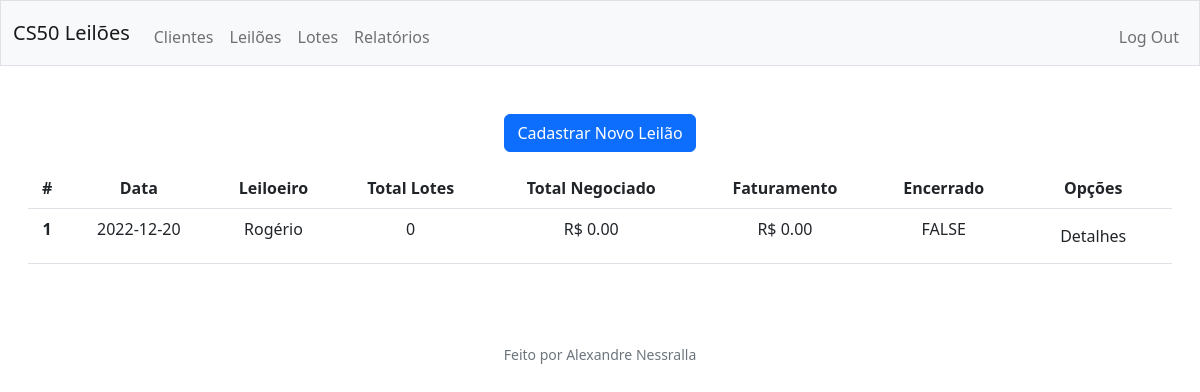
The app's page /leiloes (signed in), older data.
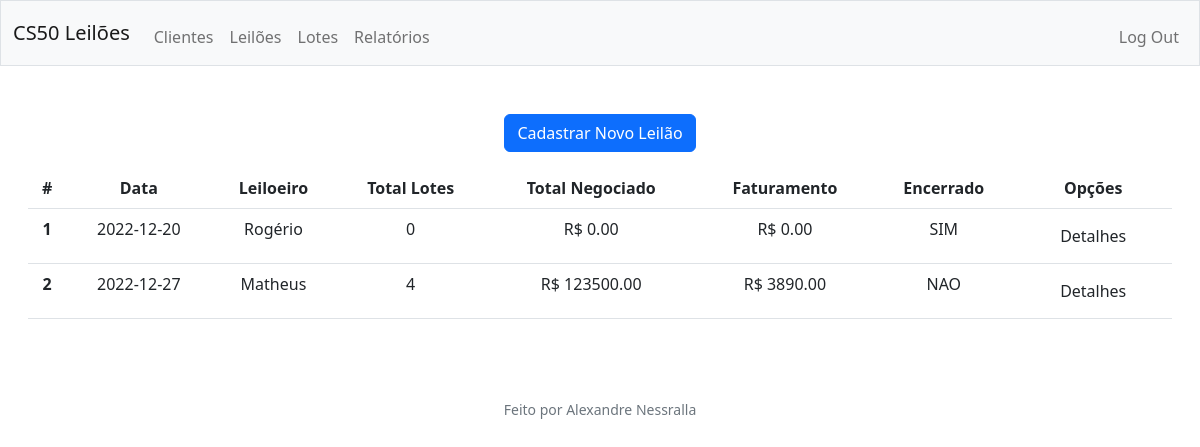
The same page, newer data.
### tables this page shows
CREATE TABLE leiloes (
    leilaoId INTEGER PRIMARY KEY AUTOINCREMENT,
    created TIMESTAMP NOT NULL DEFAULT CURRENT_TIMESTAMP,
    dia DATE,
    lugar TEXT NOT NULL,
    leiloeiro TEXT NOT NULL,
    qtdLotes INTEGER DEFAULT 0,
    encerrado TEXT DEFAULT 'NAO',
    vlrMov TEXT DEFAULT 0,
    totalCom TEXT DEFAULT 0
);

### app.py (the view)
@app.route('/leiloes')
@login_requireds
def leiloes():
    rows = cur.execute("SELECT * FROM leiloes")
    leiloes = rows.fetchall()
    objeto = cur.execute("SELECT leilaoId FROM leiloes WHERE encerrado = 'NAO'")
    leiloesAtivos = objeto.fetchall()
    for leilaoAtivo in leiloesAtivos:
        totalLotes = (cur.execute("SELECT COUNT(lotesId) FROM lotes WHERE leilao = ?",leilaoAtivo)).fetchall()
        totalNegociado = (cur.execute("SELECT SUM(vlrVendido) FROM lotes WHERE leilao = ?",leilaoAtivo)).fetchall()
        totalComissoes = (cur.execute("SELECT SUM(comissao) FROM lotes WHERE leilao = ?",leilaoAtivo)).fetchall()
        cur.execute("UPDATE leiloes SET qtdLotes = ?, vlrMov = ?,totalCom = ? WHERE leilaoId = ? ",(totalLotes[0][0],totalNegociado[0][0],totalComissoes[0][0],leilaoAtivo[0]))
        connection.commit()
    return render_template('leiloes.html',leiloes=leiloes)

### helpers.py (called while the page is built)
def login_requireds(f):
    @wraps(f)
    def decorated_function(*args, **kwargs):
        if session.get("user_id") is None:
            return redirect("/login")
        return f(*args, **kwargs)
    return decorated_function

### templates/leiloes.html (shortened to what this page needs)
{% extends "layout.html" %}
{% block main %}
<div>
    <button class="btn btn-primary" ><a style="text-decoration:none; color: #fff;"  href="./cadLeilao">Cadastrar Novo Leilão</a></button>
</div>
<div class="w-80 p-3">
    <table class="table table-hover">
        <thead>
          <tr>
            <th scope="col">#</th>
            <th scope="col">Data</th>
            <th scope="col">Leiloeiro</th>
            <th scope="col">Total Lotes</th>
            <th scope="col">Total Negociado</th>
            <th scope="col">Faturamento</th>
            <th scope="col">Encerrado</th>
            <th scope="col">Opções</th>
          </tr>
        </thead>
        <tbody>
          {% for leilao in leiloes %}
          <tr>
            <th scope="row">{{leilao[0]}}</th>
            <td>{{leilao[2]}}</td>
            <td>{{leilao[4]}}</td>
            <td>{{leilao[5]}}</td>
            <td>{{"R$ %.2f"|format(leilao[7]|float)}}</td>
            <td>{{"R$ %.2f"|format(leilao[8]|float)}}</td>
            <td>{{leilao[6]}}</td>
            <td>
              <form action="./leilaoDetail" method="post">
                <button name="detalheLeilao" id="detalheLeilao" class="btn" value="{{leilao[0]}}">Detalhes</button>
              </form>
            </td>
          </tr>
          {% endfor %}
        </tbody>
      </table>
</div>
{% endblock %}

Row changes from the older to the newer data that the page shows:
changed leiloes "Rogério": encerrado "FALSE" → "SIM"
added leiloes: leilaoId "2", dia "2022-12-27", leiloeiro "Matheus", qtdLotes "4", vlrMov "R$ 123500.00", totalCom "R$ 3890.00", encerrado "NAO"
